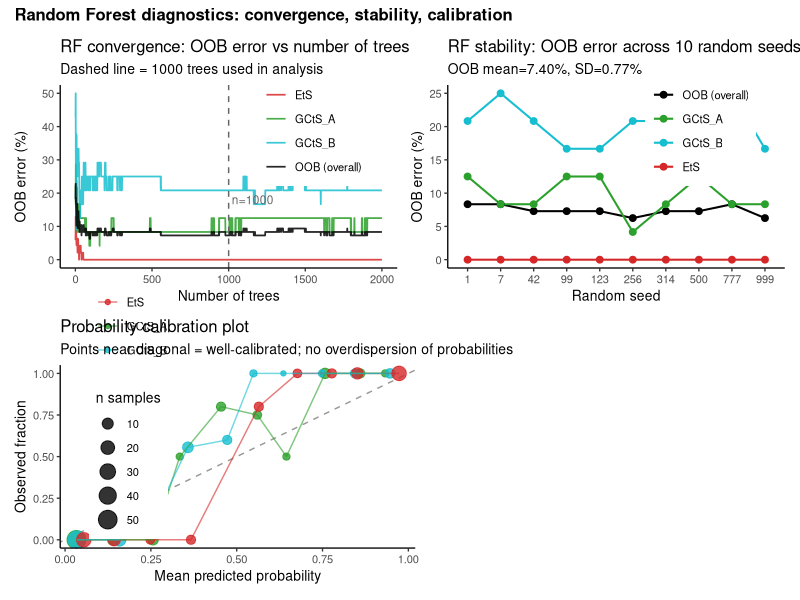
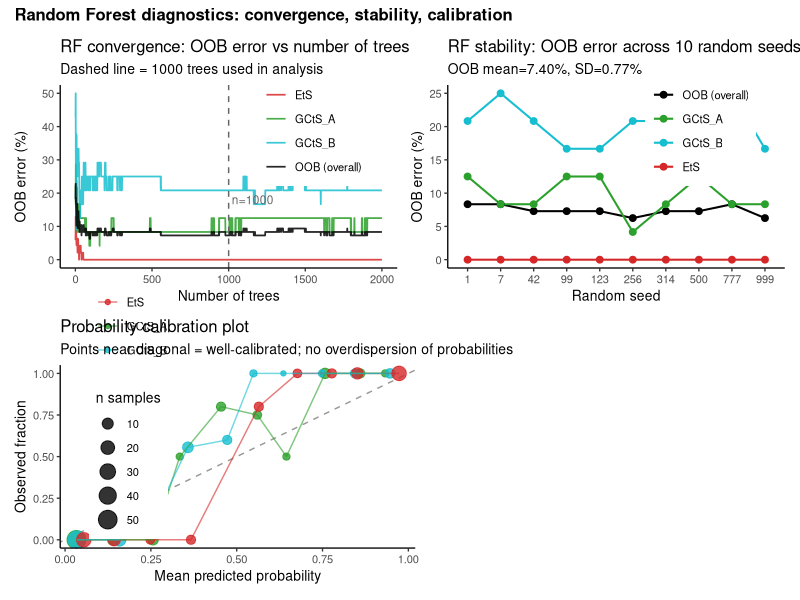

Reproduce these figures in R, in order.
library(tidyverse)
library(randomForest)
library(pROC)
library(patchwork)

setwd("/home/veve/Dropbox/kone/qiime2")

contrib <- read.csv("pca_family_contributions.csv", check.names = FALSE)
fam_cols <- setdiff(colnames(contrib), c("sample_id", "topology"))
shorten_fam <- function(x) sub(
  "d__Bacteria;p__Patescibacteria;c__Saccharimonadia;o__Saccharimonadales;__",
  "Saccharimonadales", x)

dat <- contrib %>%
  filter(topology != "Environment") %>%
  mutate(topo3 = case_when(
    topology %in% c("Left front pastern", "Muzzle")   ~ "GCtS_A",
    topology %in% c("Ventral abdomen",    "Udder")     ~ "GCtS_B",
    topology %in% c("Dorsum", "Forehead", "Neck",
                    "Pectoral area")                    ~ "EtS"
  ) %>% factor(levels = c("GCtS_A", "GCtS_B", "EtS")))

X <- dat %>% select(all_of(fam_cols)) %>%
     mutate(across(everything(), as.numeric)) %>%
     rename_with(shorten_fam)

groups    <- levels(dat$topo3)
topo3_cols <- c("GCtS_A" = "#2ca02c",
                "GCtS_B"    = "#17becf",
                "EtS"       = "#d62728")

# =========================================================
# 1. CONVERGENCE: OOB error vs number of trees
# Run once with 2000 trees and inspect the error trajectory
# =========================================================
cat("=== 1. RF convergence (2000 trees) ===\n")
set.seed(42)
rf2k <- randomForest(x = X, y = dat$topo3, ntree = 2000, importance = FALSE)

oob_df <- as.data.frame(rf2k$err.rate) %>%
  mutate(trees = row_number()) %>%
  pivot_longer(-trees, names_to = "class", values_to = "error")

# Check error at key checkpoints
for (n in c(100, 250, 500, 750, 1000, 1500, 2000)) {
  cat(sprintf("  ntrees=%4d  OOB=%.3f  A=%.3f  B=%.3f  C=%.3f\n", n,
              rf2k$err.rate[n, "OOB"],
              rf2k$err.rate[n, "GCtS_A"],
              rf2k$err.rate[n, "GCtS_B"],
              rf2k$err.rate[n, "EtS"]))
}

p_conv <- ggplot(oob_df, aes(x = trees, y = error * 100, colour = class)) +
  geom_line(linewidth = 0.6, alpha = 0.85) +
  geom_vline(xintercept = 1000, linetype = "dashed", colour = "grey40",
             linewidth = 0.5) +
  annotate("text", x = 1020, y = 18, label = "n=1000", size = 3,
           hjust = 0, colour = "grey40") +
  scale_colour_manual(
    values = c("OOB" = "black", topo3_cols),
    labels = c("OOB" = "OOB (overall)", groups),
    name   = NULL) +
  theme_classic(base_size = 10) +
  theme(legend.position = c(0.75, 0.75),
        legend.text = element_text(size = 8)) +
  labs(title    = "RF convergence: OOB error vs number of trees",
       subtitle = "Dashed line = 1000 trees used in analysis",
       x = "Number of trees", y = "OOB error (%)")

# =========================================================
# 2. STABILITY: OOB error across 10 random seeds
# Tests whether results depend on random seed (variance across runs)
# =========================================================
cat("\n=== 2. RF stability across 10 random seeds ===\n")
seeds <- c(1, 7, 42, 99, 123, 256, 314, 500, 777, 999)
stab <- map_dfr(seeds, function(s) {
  set.seed(s)
  rf_s <- randomForest(x = X, y = dat$topo3, ntree = 1000, importance = FALSE)
  tibble(seed = s,
         OOB   = rf_s$err.rate[1000, "OOB"] * 100,
         A_err = rf_s$err.rate[1000, "GCtS_A"] * 100,
         B_err = rf_s$err.rate[1000, "GCtS_B"]    * 100,
         C_err = rf_s$err.rate[1000, "EtS"]       * 100)
})
print(stab)
cat(sprintf("\nOOB mean=%.2f%%  SD=%.2f%%  range=[%.2f%%, %.2f%%]\n",
            mean(stab$OOB), sd(stab$OOB), min(stab$OOB), max(stab$OOB)))

p_stab <- stab %>%
  pivot_longer(-seed, names_to = "metric", values_to = "error") %>%
  mutate(metric = factor(metric, levels = c("OOB","A_err","B_err","C_err"))) %>%
  ggplot(aes(x = factor(seed), y = error, colour = metric, group = metric)) +
  geom_line(linewidth = 0.7) +
  geom_point(size = 2) +
  scale_colour_manual(values = c("OOB" = "black", "A_err" = "#2ca02c",
                                  "B_err" = "#17becf", "C_err" = "#d62728"),
                      labels = c("OOB (overall)", groups), name = NULL) +
  theme_classic(base_size = 10) +
  theme(legend.position = c(0.75, 0.75), legend.text = element_text(size = 8)) +
  labs(title    = "RF stability: OOB error across 10 random seeds",
       subtitle = sprintf("OOB mean=%.2f%%, SD=%.2f%%", mean(stab$OOB), sd(stab$OOB)),
       x = "Random seed", y = "OOB error (%)")

# =========================================================
# 3. PROBABILITY CALIBRATION
# Checks if predicted probs are well-calibrated (no "overdispersion" of probs)
# Bins predicted probabilities and compares to observed fraction
# =========================================================
set.seed(42)
rf_main <- randomForest(x = X, y = dat$topo3, ntree = 1000, importance = FALSE)
probs   <- predict(rf_main, type = "prob")

cal_df <- map_dfr(groups, function(g) {
  obs  <- as.integer(dat$topo3 == g)
  pred <- probs[, g]
  bins <- cut(pred, breaks = seq(0, 1, by = 0.1), include.lowest = TRUE)
  tibble(group = g, prob_bin = bins, obs = obs, pred = pred) %>%
    group_by(group, prob_bin) %>%
    summarise(mean_pred = mean(pred), frac_obs = mean(obs), n = n(), .groups = "drop")
})

p_cal <- ggplot(cal_df, aes(x = mean_pred, y = frac_obs, colour = group)) +
  geom_abline(linetype = "dashed", colour = "grey60") +
  geom_point(aes(size = n), alpha = 0.8) +
  geom_line(alpha = 0.6) +
  scale_colour_manual(values = topo3_cols, name = NULL) +
  scale_size_continuous(range = c(1.5, 6), name = "n samples") +
  theme_classic(base_size = 10) +
  theme(legend.position = c(0.2, 0.75), legend.text = element_text(size = 8)) +
  labs(title    = "Probability calibration plot",
       subtitle = "Points near diagonal = well-calibrated; no overdispersion of probabilities",
       x = "Mean predicted probability", y = "Observed fraction")

# =========================================================
# 4. BOOTSTRAP CI STABILITY: compare 500 / 1000 / 2000 replicates
# =========================================================
cat("\n=== 4. Bootstrap CI stability (500 / 1000 / 2000 replicates) ===\n")
ci_stability <- map_dfr(c(500, 1000, 2000), function(nb) {
  map_dfr(groups, function(g) {
    set.seed(42)
    r  <- roc(ifelse(dat$topo3 == g, 1, 0), probs[, g], quiet = TRUE)
    ci <- ci.auc(r, method = "bootstrap", boot.n = nb,
                 conf.level = 0.95, progress = "none")
    tibble(boot_n = nb, group = g,
           auc    = round(as.numeric(r$auc), 4),
           ci_lo  = round(ci[1], 4),
           ci_hi  = round(ci[3], 4),
           width  = round(ci[3] - ci[1], 4))
  })
}, .progress = FALSE)
print(ci_stability)
cat("\n-> CI width stable across bootstrap replicates? ",
    ifelse(max(ci_stability$width) - min(ci_stability$width) < 0.01,
           "YES (width range < 0.01)", "CHECK"), "\n")

# =========================================================
# 5. YOUDEN'S INDEX + CI + FULL ROC METRICS
# Youden's J = sensitivity + specificity - 1 (maximised at optimal threshold)
# CI via bootstrap on coords at the optimal (Youden) threshold
# =========================================================
cat("\n=== 5. Youden's index and ROC metrics at optimal threshold ===\n")

youden_tbl <- map_dfr(groups, function(g) {
  resp <- ifelse(dat$topo3 == g, 1, 0)
  r    <- roc(resp, probs[, g], quiet = TRUE)

  # Optimal threshold (Youden)
  best <- coords(r, "best", ret = c("threshold","sensitivity","specificity","youden"),
                 best.method = "youden", transpose = FALSE)

  # PPV, NPV, F1 at optimal threshold
  pred_class <- ifelse(probs[, g] >= best$threshold, 1, 0)
  tp <- sum(pred_class == 1 & resp == 1)
  fp <- sum(pred_class == 1 & resp == 0)
  tn <- sum(pred_class == 0 & resp == 0)
  fn <- sum(pred_class == 0 & resp == 1)
  ppv <- ifelse((tp + fp) > 0, tp / (tp + fp), NA)
  npv <- ifelse((tn + fn) > 0, tn / (tn + fn), NA)
  f1  <- ifelse((2*tp + fp + fn) > 0, 2*tp / (2*tp + fp + fn), NA)

  # Youden's J = sensitivity + specificity - 1  (pROC returns sens+spec, so subtract 1)
  J <- best$sensitivity + best$specificity - 1

  # Bootstrap CI for Youden's J via manual resampling
  # (ci.coords fails at boundary when sens=1.0 for all bootstrap samples)
  set.seed(42)
  n    <- length(resp)
  J_boot <- replicate(2000, {
    idx  <- sample(n, n, replace = TRUE)
    r_b  <- tryCatch(
      roc(resp[idx], probs[idx, g], quiet = TRUE),
      error = function(e) NULL)
    if (is.null(r_b)) return(NA_real_)
    best_b <- coords(r_b, "best", ret = c("sensitivity","specificity"),
                     best.method = "youden", transpose = FALSE)
    best_b$sensitivity[1] + best_b$specificity[1] - 1
  })
  J_ci <- quantile(J_boot, c(0.025, 0.975), na.rm = TRUE)

  tibble(
    group       = g,
    threshold   = round(best$threshold, 3),
    sensitivity = round(best$sensitivity, 3),
    specificity = round(best$specificity, 3),
    Youden_J    = round(J, 3),
    youd_lo     = round(J_ci[1], 3),
    youd_hi     = round(J_ci[2], 3),
    PPV         = round(ppv, 3),
    NPV         = round(npv, 3),
    F1          = round(f1,  3)
  )
})

print(as.data.frame(youden_tbl))
write.csv(youden_tbl, "rf_roc_youden_metrics.csv", row.names = FALSE)
cat("Saved rf_roc_youden_metrics.csv\n")

# =========================================================
# 6. COMPOSE DIAGNOSTIC FIGURE
# =========================================================
fig <- (p_conv | p_stab) / (p_cal | plot_spacer()) +
  plot_annotation(
    title = "Random Forest diagnostics: convergence, stability, calibration",
    theme = theme(plot.title = element_text(size = 12, face = "bold"))
  )

ggsave("rf_diagnostics.png", fig, width = 13, height = 9, dpi = 300)
ggsave("rf_diagnostics.pdf", fig, width = 13, height = 9)
cat("Saved rf_diagnostics.png/.pdf\n")
